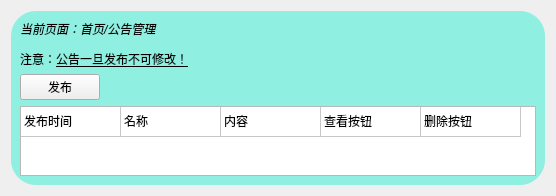
     <widget class="QWidget" name="ANoticeP">
      <property name="enabled">
       <bool>true</bool>
      </property>
      <property name="acceptDrops">
       <bool>false</bool>
      </property>
      <layout class="QGridLayout" name="gridLayout_12">
       <item row="0" column="0" alignment="Qt::AlignHCenter">
        <widget class="QWidget" name="widget_24" native="true">
         <property name="styleSheet">
          <string notr="true">#widget_24{

	background-color: rgba(104, 240, 220,180);
border-radius:25px;
}</string>
         </property>
         <layout class="QGridLayout" name="gridLayout_11">
          <item row="1" column="0" alignment="Qt::AlignLeft">
           <widget class="QPushButton" name="pushButton_3">
            <property name="text">
             <string>发布</string>
            </property>
           </widget>
          </item>
          <item row="2" column="0">
           <widget class="QTableWidget" name="ANoticeWidget_2">
            <property name="sizeAdjustPolicy">
             <enum>QAbstractScrollArea::AdjustToContents</enum>
            </property>
            <property name="editTriggers">
             <set>QAbstractItemView::NoEditTriggers</set>
            </property>
            <attribute name="horizontalHeaderVisible">
             <bool>false</bool>
            </attribute>
            <attribute name="verticalHeaderVisible">
             <bool>false</bool>
            </attribute>
            <row>
             <property name="text">
              <string>新建行</string>
             </property>
            </row>
            <column>
             <property name="text">
              <string>发布时间</string>
             </property>
            </column>
            <column>
             <property name="text">
              <string>名称</string>
             </property>
            </column>
            <column>
             <property name="text">
              <string>内容</string>
             </property>
            </column>
            <column>
             <property name="text">
              <string>查看按钮</string>
             </property>
            </column>
            <column>
             <property name="text">
              <string>删除按钮</string>
             </property>
            </column>
            <item row="0" column="0">
             <property name="text">
              <string>发布时间</string>
             </property>
            </item>
            <item row="0" column="1">
             <property name="text">
              <string>名称</string>
             </property>
            </item>
            <item row="0" column="2">
             <property name="text">
              <string>内容</string>
             </property>
            </item>
            <item row="0" column="3">
             <property name="text">
              <string>查看按钮</string>
             </property>
            </item>
            <item row="0" column="4">
             <property name="text">
              <string>删除按钮</string>
             </property>
            </item>
           </widget>
          </item>
          <item row="0" column="0">
           <widget class="QLabel" name="label_34">
            <property name="text">
             <string>&lt;html&gt;&lt;head/&gt;&lt;body&gt;&lt;p&gt;&lt;span style=&quot; font-style:italic;&quot;&gt;当前页面：首页/公告管理&lt;/span&gt;&lt;/p&gt;&lt;p&gt;注意：&lt;span style=&quot; text-decoration: underline;&quot;&gt;公告一旦发布不可修改！&lt;/span&gt;&lt;/p&gt;&lt;/body&gt;&lt;/html&gt;</string>
            </property>
           </widget>
          </item>
         </layout>
        </widget>
       </item>
      </layout>
     </widget>
